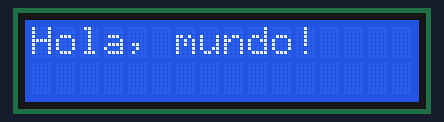
Recording of a sketch running on a simulated Arduino Uno, built with avr-gcc and run on an emulated ATmega328P. Shown: 16×2 character LCD.

Above: at 0.1 s.
At 2.1 s:
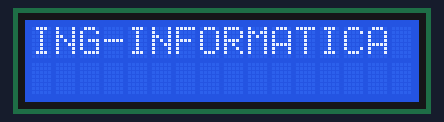
At 4.1 s:
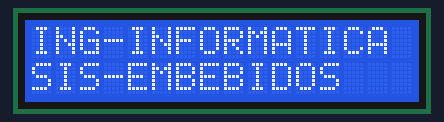
At 6.1 s:
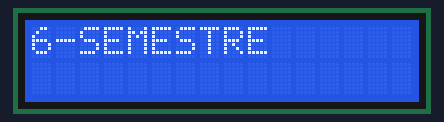

The sketch:

LCD_1.ino
```cpp
/*
 P12 -> RS
 P11 -> E
 P5 -> D4
 P4 -> D5
 P3 -> D6
 P2 -> D7
*/

#include <LiquidCrystal.h>
LiquidCrystal lcd(12,11,5,4,3,2);

void setup() {
  //Configuracion de los números de columnas y leneas del LCD
  lcd.begin(16, 2);
  lcd.print("Hola, mundo!");
  delay(2000);
  lcd.clear();
  lcd.setCursor(0,0);
  lcd.write("ING-INFORMATICA");
  delay(2000);
  lcd.setCursor(0,1);
  lcd.write("SIS-EMBEBIDOS");
  delay(2000);
  lcd.clear();
  lcd.setCursor(0,0);
  lcd.write("6-SEMESTRE");
  delay(2000);
  lcd.clear();
}

void loop() {

}
```

Measured:
- what the display in image 1 shows lasts 2.0 s, from 2.1 s to 4.1 s
